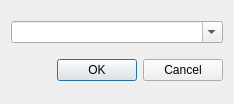
<?xml version="1.0" encoding="UTF-8"?>
<ui version="4.0">
 <class>ProjectEditor</class>
 <widget class="QDialog" name="ProjectEditor">
  <property name="geometry">
   <rect>
    <x>0</x>
    <y>0</y>
    <width>234</width>
    <height>104</height>
   </rect>
  </property>
  <property name="windowTitle">
   <string>ProjectEditor</string>
  </property>
  <layout class="QVBoxLayout" name="verticalLayout">
   <item>
    <widget class="QComboBox" name="comboBox">
     <property name="editable">
      <bool>true</bool>
     </property>
    </widget>
   </item>
   <item>
    <widget class="QDialogButtonBox" name="buttonBox">
     <property name="standardButtons">
      <set>QDialogButtonBox::StandardButton::Cancel|QDialogButtonBox::StandardButton::Ok</set>
     </property>
    </widget>
   </item>
  </layout>
 </widget>
 <resources/>
 <connections>
  <connection>
   <sender>buttonBox</sender>
   <signal>rejected()</signal>
   <receiver>ProjectEditor</receiver>
   <slot>reject()</slot>
   <hints>
    <hint type="sourcelabel">
     <x>153</x>
     <y>61</y>
    </hint>
    <hint type="destinationlabel">
     <x>149</x>
     <y>71</y>
    </hint>
   </hints>
  </connection>
 </connections>
</ui>
